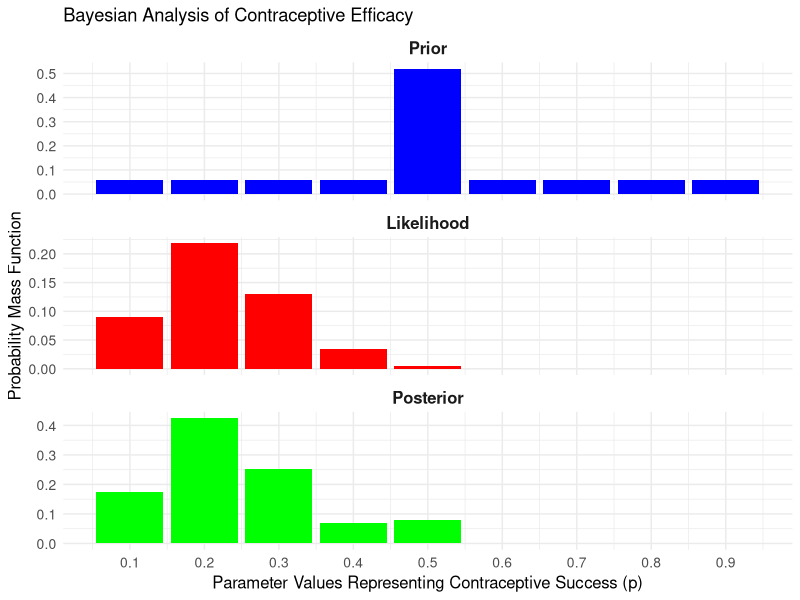

Write the R code that produced this figure.
# Import library for plots
library(ggplot2)

# Define the parameters
n <- 20  # Total number of pregnancies
k <- 4   # Number of pregnancies in the treatment group
p_values <- seq(0.1, 0.9, by = 0.1)  # Possible values of p

# Define prior probabilities
prior <- c(0.06, 0.06, 0.06, 0.06, 0.52, 0.06, 0.06, 0.06, 0.06)

# Calculate likelihood for each model (p)
likelihood <- dbinom(k, size = n, prob = p_values)

# Calculate the unnormalized posterior
unnormalized_posterior <- prior * likelihood

# Normalize the posterior
posterior <- unnormalized_posterior / sum(unnormalized_posterior)

# Create a data frame for plotting
results <- data.frame(
  p = p_values,
  Prior = prior,
  Likelihood = likelihood,
  Posterior = posterior
)

# Reshape data for ggplot
results_long <- data.frame(
  p = rep(p_values, 3),  # Repeat p_values for each distribution
  Distribution = factor(rep(c("Prior", "Likelihood", "Posterior"), each = length(p_values)), 
                        levels = c("Prior", "Likelihood", "Posterior")),
  Probability = c(prior, likelihood, posterior)
)

# Create the plot
p <- ggplot(results_long, aes(x = p, y = Probability, fill = Distribution)) +
  geom_bar(stat = "identity", position = "dodge") +
  facet_wrap(~Distribution, ncol = 1, scales = "free_y") +
  scale_x_continuous(breaks = seq(0.1, 0.9, by = 0.1)) +  # Set x-axis breaks
  theme_minimal() +
  labs(
    title = "Bayesian Analysis of Contraceptive Efficacy",
    x = "Parameter Values Representing Contraceptive Success (p)",
    y = "Probability Mass Function"
  ) +
  scale_fill_manual(values = c("Prior" = "blue", "Likelihood" = "red", "Posterior" = "green")) +
  theme(
    legend.position = "none",
    strip.text = element_text(size = 12, face = "bold"),
    axis.text = element_text(size = 10),
    axis.title = element_text(size = 12)
  )

# Save plot as PNG
ggsave("bayesian_analysis.png", p, width = 8, height = 10, dpi = 300, bg = "white")

# Print results
print(results)